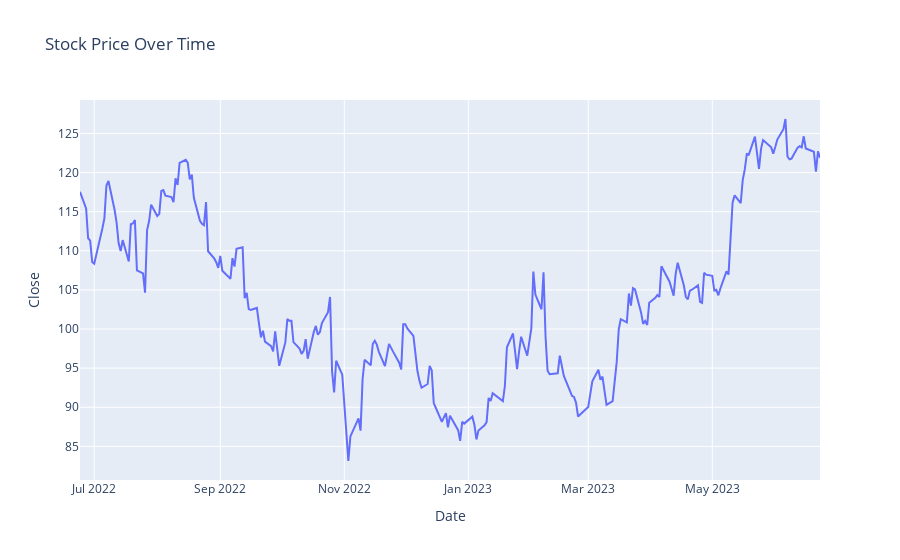

Here is the notebook cell this chart was saved with:
### Code cell
# Plotting the data using plotly
fig = px.line(data, x='Date', y='Close', title='Stock Price Over Time')
fig.show()

### Figure 1 — Plotly figure (JSON) as saved in the notebook; plotly's stock layout.template omitted (floating-point values rounded to 4 significant figures; data arrays with more than 128 entries replaced by an {"elided": "..."} marker saying what was removed)
{"data": [{"hovertemplate": "Date=%{x}<br>Close=%{y}<extra></extra>", "legendgroup": "", "line": {"color": "#636efa", "dash": "solid"}, "marker": {"symbol": "circle"}, "mode": "lines", "name": "", "orientation": "v", "showlegend": false, "type": "scatter", "x": {"elided": "251 str values"}, "xaxis": "x", "y": {"elided": "251 float values"}, "yaxis": "y"}], "layout": {"legend": {"tracegroupgap": 0}, "title": {"text": "Stock Price Over Time"}, "xaxis": {"anchor": "y", "domain": [0, 1], "title": {"text": "Date"}}, "yaxis": {"anchor": "x", "domain": [0, 1], "title": {"text": "Close"}}}}
